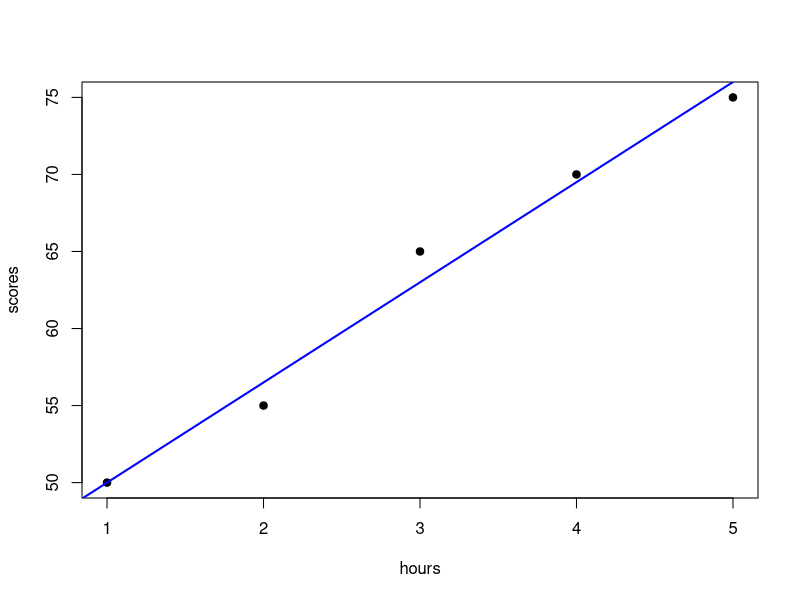
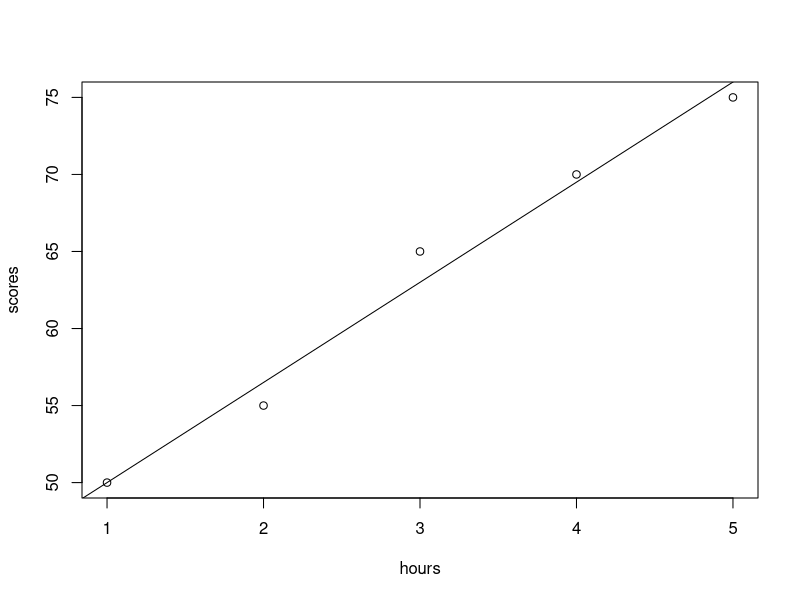

The R script that drew these images, in order:

hours  <- c(1, 2, 3, 4, 5)
scores <- c(50, 55, 65, 70, 75)
data <- data.frame(hours, scores)

model <- lm(scores ~ hours, data = data)


summary(model)



new_data <- data.frame(hours = 6)
predict(model, new_data)



png("linear_regression.png")



plot(hours, scores, pch=19)
abline(model, col="blue", lwd=2)

dev.off()



x11()
plot(hours, scores)
abline(model)
